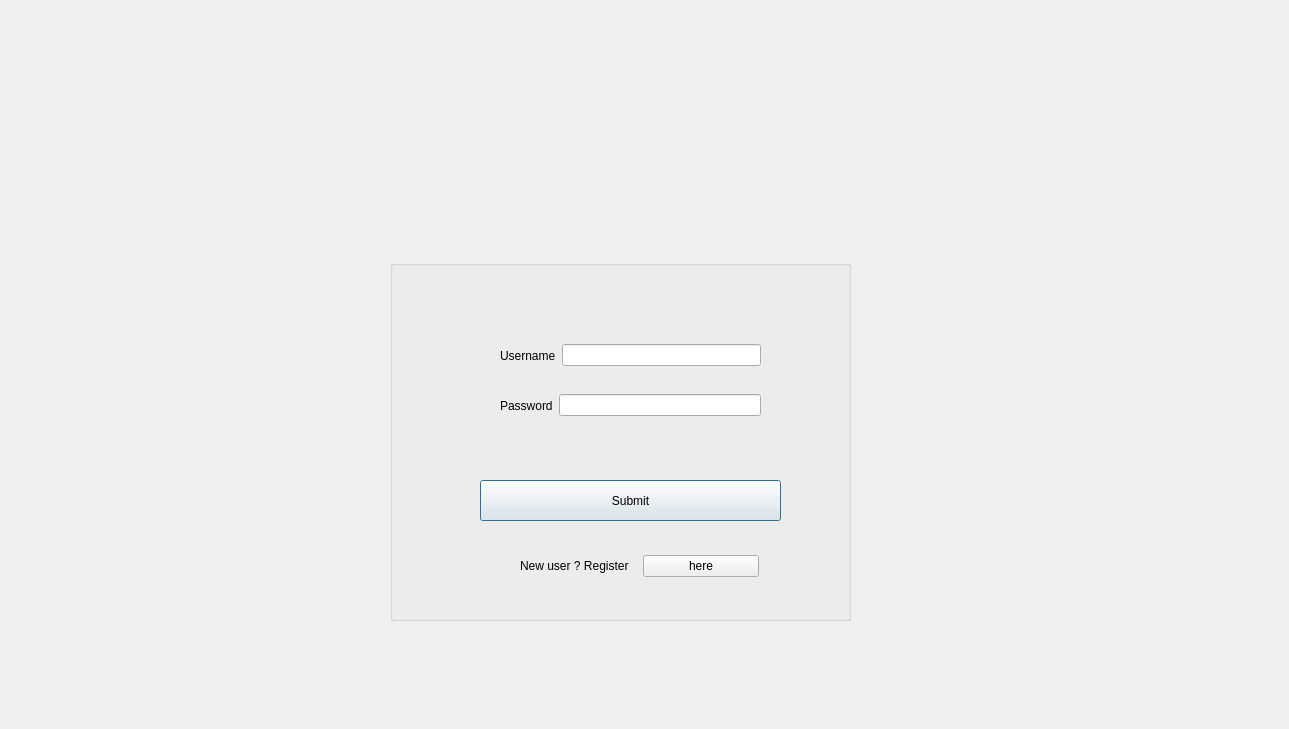
<?xml version="1.0" encoding="UTF-8"?>
<ui version="4.0">
 <class>LoginGUI</class>
 <widget class="QDialog" name="LoginGUI">
  <property name="geometry">
   <rect>
    <x>0</x>
    <y>0</y>
    <width>1289</width>
    <height>729</height>
   </rect>
  </property>
  <property name="windowTitle">
   <string>Dialog</string>
  </property>
  <widget class="QGroupBox" name="groupBox">
   <property name="geometry">
    <rect>
     <x>390</x>
     <y>260</y>
     <width>461</width>
     <height>361</height>
    </rect>
   </property>
   <property name="title">
    <string/>
   </property>
   <widget class="QPushButton" name="submission">
    <property name="geometry">
     <rect>
      <x>90</x>
      <y>220</y>
      <width>301</width>
      <height>41</height>
     </rect>
    </property>
    <property name="text">
     <string>Submit</string>
    </property>
   </widget>
   <widget class="QWidget" name="layoutWidget">
    <property name="geometry">
     <rect>
      <x>110</x>
      <y>80</y>
      <width>261</width>
      <height>31</height>
     </rect>
    </property>
    <layout class="QHBoxLayout" name="horizontalLayout">
     <item>
      <widget class="QLabel" name="label">
       <property name="text">
        <string>Username</string>
       </property>
      </widget>
     </item>
     <item>
      <widget class="QLineEdit" name="lineEdit_usr"/>
     </item>
    </layout>
   </widget>
   <widget class="QWidget" name="layoutWidget">
    <property name="geometry">
     <rect>
      <x>110</x>
      <y>130</y>
      <width>261</width>
      <height>31</height>
     </rect>
    </property>
    <layout class="QHBoxLayout" name="horizontalLayout_2">
     <item>
      <widget class="QLabel" name="label_2">
       <property name="text">
        <string>Password</string>
       </property>
      </widget>
     </item>
     <item>
      <widget class="QLineEdit" name="lineEdit_pwd">
       <property name="echoMode">
        <enum>QLineEdit::Password</enum>
       </property>
      </widget>
     </item>
    </layout>
   </widget>
   <widget class="QWidget" name="layoutWidget">
    <property name="geometry">
     <rect>
      <x>130</x>
      <y>290</y>
      <width>239</width>
      <height>32</height>
     </rect>
    </property>
    <layout class="QHBoxLayout" name="horizontalLayout_3">
     <item>
      <widget class="QLabel" name="label_4">
       <property name="text">
        <string>New user ? Register </string>
       </property>
      </widget>
     </item>
     <item>
      <widget class="QPushButton" name="registration">
       <property name="text">
        <string>here</string>
       </property>
      </widget>
     </item>
    </layout>
   </widget>
  </widget>
  <widget class="QLabel" name="logo">
   <property name="geometry">
    <rect>
     <x>390</x>
     <y>70</y>
     <width>461</width>
     <height>171</height>
    </rect>
   </property>
   <property name="text">
    <string/>
   </property>
  </widget>
 </widget>
 <resources/>
 <connections/>
</ui>
